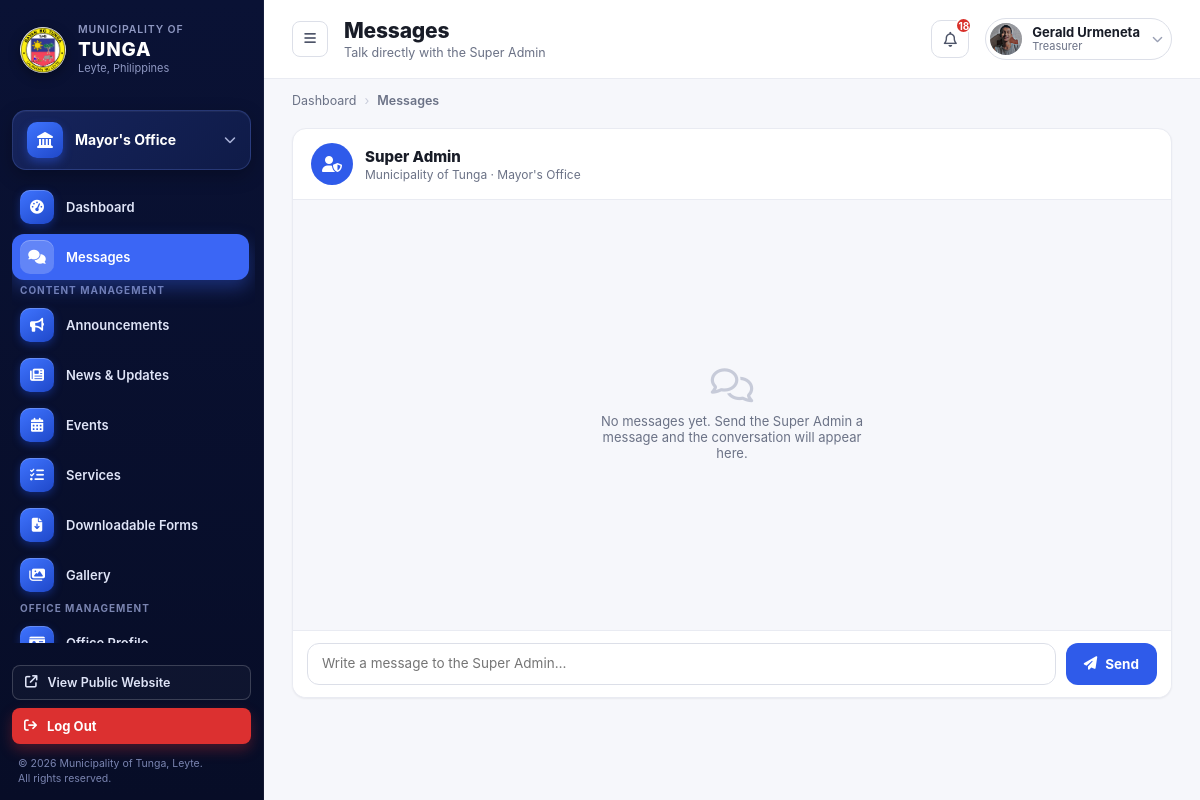
The page /office-dashboard/office-messages (signed in) on the database its author committed.
### admin_dashboard/models.py (models this page shows, shortened)
class SiteContactInfo(models.Model):
    DEFAULT_TAGLINE = "Abtik na serbisyo, masulong na bungto."
    phone = models.CharField(max_length=50, blank=True)
    phone_local = models.CharField(max_length=50, blank=True)
    email = models.EmailField(blank=True)
    email_secondary = models.EmailField(blank=True)
    address = models.CharField(max_length=255, blank=True)
    facebook_name = models.CharField(max_length=150, blank=True)
    facebook_url = models.URLField(blank=True)
    office_hours = models.CharField(max_length=150, blank=True)
    logo = models.ImageField(upload_to="site/", blank=True, null=True)
    hero_banner = models.ImageField(upload_to="site/", blank=True, null=True)
    site_tagline = models.CharField(max_length=120, default=DEFAULT_TAGLINE, blank=True)
    ticker_interval_seconds = models.PositiveIntegerField(default=2)
    news_slider_seconds = models.PositiveIntegerField(default=6)
    DEFAULT_MAP_LAT = 11.2483
    DEFAULT_MAP_LNG = 124.7524
    map_place_name = models.CharField(max_length=120, blank=True, default="Municipal Hall of Tunga")
    map_latitude = models.FloatField(null=True, blank=True)
    map_longitude = models.FloatField(null=True, blank=True)
    DEFAULT_MAINTENANCE_MESSAGE = ("We're currently performing scheduled maintenance on our website. "
                                   "Please check back shortly. For urgent concerns, please contact the Municipal Hall.")
    maintenance_mode = models.BooleanField(default=False)
    maintenance_message = models.TextField(blank=True, default=DEFAULT_MAINTENANCE_MESSAGE)
    maintenance_until = models.DateTimeField(null=True, blank=True)   # turns itself off at this time
    DEFAULT_SEO_TITLE = "Municipality of Tunga, Leyte — Official Website"
    DEFAULT_SEO_DESCRIPTION = "Official website of the LGU of Tunga, Leyte: announcements, news, events, downloadable forms and contact details of all municipal offices."
    seo_title = models.CharField(max_length=70, blank=True, default=DEFAULT_SEO_TITLE)
    seo_description = models.CharField(max_length=300, blank=True, default=DEFAULT_SEO_DESCRIPTION)
    share_image = models.ImageField(upload_to="site/", blank=True, null=True)   # Facebook / Messenger preview picture
    search_console_code = models.CharField(max_length=120, blank=True)       # Google Search Console verification
    allow_indexing = models.BooleanField(default=True)                         # off = hide the site from Google
    social_facebook = models.URLField(blank=True)
    social_twitter = models.URLField(blank=True)
    social_instagram = models.URLField(blank=True)
    social_youtube = models.URLField(blank=True)
    show_facebook_footer = models.BooleanField(default=True)
    show_twitter_footer = models.BooleanField(default=True)
    show_instagram_footer = models.BooleanField(default=True)
    show_youtube_footer = models.BooleanField(default=True)
    last_updated = models.DateTimeField(auto_now=True)
    class Meta:
        verbose_name = "Site Contact Information"
        verbose_name_plural = "Site Contact Information"
    @classmethod
    def get_solo(cls):
        obj, _ = cls.objects.get_or_create(pk=1, defaults={
            'phone': '(053) 456 789',
            'phone_local': 'Local 100',
            'email': 'tunga@gmail.com',
            'email_secondary': 'info@tunga.gov.ph',
            'address': '2nd Floor, Municipal Hall, Tunga, Leyte',
            'facebook_name': 'Municipality of Tunga - Official',
            'office_hours': 'Monday – Friday, 8:00 AM – 5:00 PM',
        })
        return obj

### office_dashboard/models.py (models this page shows, shortened)
class OfficeRepresentative(models.Model):
    user = models.OneToOneField(User, on_delete=models.CASCADE, related_name="office_rep")
    office = models.OneToOneField(Office, on_delete=models.CASCADE, related_name="representative")
    position = models.CharField(max_length=100, blank=True)
    mobile_number = models.CharField(max_length=20, blank=True)
    photo = models.ImageField(upload_to="rep_photos/", blank=True, null=True)   # ADD THIS LINE
    notify_approvals = models.BooleanField(default=True)        # submission approved / returned / rejected
    notify_messages = models.BooleanField(default=True)         # new message from the Super Admin
    notify_weekly_summary = models.BooleanField(default=False)  # weekly views & activity digest
    notify_announcements = models.BooleanField(default=True)    # announcements posted by the LGU Super Admin
    last_weekly_summary_at = models.DateTimeField(null=True, blank=True)
    @property
    def unread_notifications_count(self):
        return self.notifications.filter(is_read=False).count()
    @property
    def recent_notifications(self):
        return self.notifications.order_by('-created_at')[:5]

### offices/models.py (models this page shows, shortened)
class Office(models.Model):
    name = models.CharField(max_length=100)
    slug = models.SlugField(unique=True, max_length=150)
    logo = models.ImageField(upload_to="office_logos/", blank=True, null=True)
    about = models.TextField(blank=True)
    description = models.TextField(blank=True)
    head_name = models.CharField(max_length=255, blank=True)
    position_title = models.CharField(max_length=255, blank=True)
    office_hours = models.CharField(max_length=255, blank=True)
    location = models.CharField(max_length=255, blank=True)
    email = models.EmailField(blank=True)
    telephone = models.CharField(max_length=100, blank=True)
    service_pledge = models.TextField(blank=True)
    mandate = models.TextField(blank=True)
    vision = models.TextField(blank=True)
    mission = models.TextField(blank=True)
    goal = models.TextField(blank=True)
    objective = models.TextField(blank=True)
    facebook_url = models.URLField(
        blank=True,
        help_text="Link to this office's official Facebook page, shown as an icon on its public page.",
    )
    twitter_url = models.URLField(
        blank=True,
        help_text="Link to this office's official X (Twitter) page, shown as an icon on its public page.",
    )
    instagram_url = models.URLField(
        blank=True,
        help_text="Link to this office's official Instagram page, shown as an icon on its public page.",
    )
    youtube_url = models.URLField(
        blank=True,
        help_text="Link to this office's official YouTube channel, shown as an icon on its public page.",
    )
    facebook_name = models.CharField(max_length=100, blank=True)
    twitter_name = models.CharField(max_length=100, blank=True)
    instagram_name = models.CharField(max_length=100, blank=True)
    youtube_name = models.CharField(max_length=100, blank=True)
    hero_image = models.ImageField(
        upload_to="office_hero/",
        blank=True,
        null=True,
        help_text="Banner image shown at the top of this office's public page. Defaults to the standard municipal hall photo when empty.",
    )
    display_order = models.PositiveIntegerField(default=9999)
    is_visible = models.BooleanField(
        default=True,
        help_text="Uncheck to hide this office from the public Offices page."
    )
    SOCIAL_PLATFORMS = [
        ("facebook", "Facebook", "fa-brands fa-facebook"),
        ("twitter", "X (Twitter)", "fa-brands fa-x-twitter"),
        ("instagram", "Instagram", "fa-brands fa-instagram"),
        ("youtube", "YouTube", "fa-brands fa-youtube"),
    ]

### office_dashboard/views.py (the view)
# urls.py: path('office-messages', views.rep_messages, name='messages'),
@office_rep_required
def rep_messages(request, rep):
    rep.chat_messages.filter(
        sender=Message.SENDER_ADMIN, read_at__isnull=True
    ).update(read_at=timezone.now())
    return render(request, "office_dashboard/messages.html", {"rep": rep})

### templates/office_dashboard/messages.html (shortened to what this page needs)
{% extends "representative_dashboard_base.html" %}
{% load static %}
{% block body_page %}messages{% endblock %}
{% block content %}
<link rel="stylesheet" href="{% static 'css/messages.css' %}">
  <div class="main">
    <header class="topbar">
      <div class="topbar-left">
        <button class="menu-btn" onclick="document.getElementById('sidebar').classList.toggle('open')"><i class="fa-solid fa-bars"></i></button>
        <div class="page-heading">
          <h1>Messages</h1>
          <p>Talk directly with the Super Admin</p>
        </div>
      </div>
      <div class="topbar-right">
        <button class="icon-button" id="notifBellBtn" type="button" aria-haspopup="true" aria-expanded="false"><i class="fa-regular fa-bell"></i>{% if rep.unread_notifications_count > 0 %}<span class="dot">{{ rep.unread_notifications_count }}</span>{% endif %}</button>
        <div class="user-chip">
          <img src="{% if rep.photo %}{{ rep.photo.url }}{% else %}{% static 'images/icon/profile_logo.jpeg' %}{% endif %}" alt="">
          <div class="who"><div class="name">{{ rep.user.get_full_name|default:rep.user.username }}</div><div class="role">{{ rep.position|default:"Office Representative" }}</div></div>
          <i class="fa-solid fa-chevron-down chev"></i>
        </div>
      </div>
    </header>
    <nav class="breadcrumbs">
      <span>Dashboard</span><span class="sep">›</span><span class="current">Messages</span>
    </nav>
    <main class="content">
      <div class="chat-layout chat-layout--single">
        <section class="chat-card chat-card--thread" id="chat"
                 data-mine="rep"
                 data-data-url="{% url 'office_dashboard:messages_data' %}"
                 data-send-url="{% url 'office_dashboard:messages_send' %}">
          <div class="chat-head">
            <span class="chat-head__avatar"><i class="fa-solid fa-user-shield"></i></span>
            <div>
              <div class="chat-head__title">Super Admin</div>
              <div class="chat-head__sub">Municipality of Tunga &middot; {{ rep.office.name }}</div>
            </div>
          </div>
          <div class="chat-body" id="chatBody">
            <div class="chat-empty" id="chatEmpty">
              <i class="fa-regular fa-comments"></i>
              No messages yet. Send the Super Admin a message and the conversation will appear here.
            </div>
          </div>
          <form class="chat-form" id="chatForm" autocomplete="off">
            <textarea id="chatInput" rows="1" maxlength="2000" placeholder="Write a message to the Super Admin…" aria-label="Message"></textarea>
            <button type="submit" class="chat-send" id="chatSend"><i class="fa-solid fa-paper-plane"></i> Send</button>
          </form>
        </section>
      </div>
    </main>
  </div>
{% endblock %}

### templates/representative_dashboard_base.html (shortened to what this page needs)
<!DOCTYPE html>
{% load static message_tags %}
<html lang="en">
<head>
<link rel="stylesheet" href="{% static 'css/office_rep_style.css' %}">
<link rel="stylesheet" href="https://cdnjs.cloudflare.com/ajax/libs/font-awesome/6.5.1/css/all.min.css">
</head>
<body data-page="{% block body_page %}dashboard{% endblock %}">
<div class="app-shell">
  <aside class="sidebar sidebar--rep" id="sidebar">
    <div class="sidebar-brand">
      <img src="{% if site_contact.logo %}{{ site_contact.logo.url }}{% else %}{% static 'images/tunga_leyte_logo.png' %}{% endif %}" alt="Municipality of Tunga" class="sidebar-logo">
      <div class="sidebar-brand-text">
        <div class="muni">Municipality of</div>
        <div class="name">TUNGA</div>
        <div class="place">Leyte, Philippines</div>
      </div>
    </div>
    <div class="office-switcher">
      <span class="icon"><i class="fa-solid fa-landmark"></i></span>
      <span class="label">{{ rep.office.name }}</span>
      <i class="fa-solid fa-chevron-down chev"></i>
    </div>
    <div class="sidebar-nav" id="sidebarNav">
    <ul>
      {% url 'office_dashboard:dashboard' as dashboard_url %}
      <li class="nav-item{% if request.path == dashboard_url %} active{% endif %}"><a href="{% url 'office_dashboard:dashboard' %}" style="display:flex;align-items:center;gap:11px;width:100%;color:inherit;"><span class="glyph"><i class="fa-solid fa-gauge-high"></i></span> Dashboard</a></li>
      {% url 'office_dashboard:messages' as messages_url %}
      {% unread_messages request as msg_unread %}
      <li class="nav-item{% if request.path == messages_url %} active{% endif %}">
        <a href="{{ messages_url }}" style="display:flex;align-items:center;gap:11px;width:100%;color:inherit;"><span class="glyph"><i class="fa-solid fa-comments"></i></span> Messages</a>
      </li>
    </ul>
    <ul>
      <li class="nav-section-title">Content Management</li>
      {% url 'office_dashboard:rep_announce' as announce_url %}
      <li class="nav-item{% if request.path == announce_url %} active{% endif %}"><a href="{{ announce_url }}" style="display:flex;align-items:center;gap:11px;width:100%;color:inherit;"><span class="glyph"><i class="fa-solid fa-bullhorn"></i></span> Announcements</a></li>
      {% url 'office_dashboard:news_update' as news_url %}
      <li class="nav-item{% if request.path == news_url %} active{% endif %}"><a href="{{ news_url }}" style="display:flex;align-items:center;gap:11px;width:100%;color:inherit;"><span class="glyph"><i class="fa-solid fa-newspaper"></i></span> News &amp; Updates</a></li>
      {% url 'office_dashboard:event' as event_url %}
      <li class="nav-item{% if request.path == event_url %} active{% endif %}"><a href="{{ event_url }}" style="display:flex;align-items:center;gap:11px;width:100%;color:inherit;"><span class="glyph"><i class="fa-solid fa-calendar-days"></i></span> Events</a></li>
      {% url 'office_dashboard:services' as services_url %}
      <li class="nav-item{% if request.path == services_url %} active{% endif %}"><a href="{{ services_url }}" style="display:flex;align-items:center;gap:11px;width:100%;color:inherit;"><span class="glyph"><i class="fa-solid fa-list-check"></i></span> Services</a></li>
      {% url 'office_dashboard:downloadable_form' as forms_url %}
      <li class="nav-item{% if request.path == forms_url %} active{% endif %}"><a href="{{ forms_url }}" style="display:flex;align-items:center;gap:11px;width:100%;color:inherit;"><span class="glyph"><i class="fa-solid fa-file-arrow-down"></i></span> Downloadable Forms</a></li>
      {% url 'office_dashboard:gallery' as gallery_url %}
      <li class="nav-item{% if request.path == gallery_url %} active{% endif %}"><a href="{{ gallery_url }}" style="display:flex;align-items:center;gap:11px;width:100%;color:inherit;"><span class="glyph"><i class="fa-solid fa-images"></i></span> Gallery</a></li>
    </ul>
    <ul>
      <li class="nav-section-title">Office Management</li>
      {% url 'office_dashboard:profile' as profile_url %}
      <li class="nav-item{% if request.path == profile_url %} active{% endif %}"><a href="{{ profile_url }}" style="display:flex;align-items:center;gap:11px;width:100%;color:inherit;"><span class="glyph"><i class="fa-solid fa-id-card"></i></span> Office Profile</a></li>
      {% url 'office_dashboard:location' as location_url %}
      {% url 'office_dashboard:page_settings' as page_settings_url %}
      {% url 'office_dashboard:org_chart' as org_chart_url %}
    </ul>
      {% url 'office_dashboard:account' as account_url %}
      {% url 'office_dashboard:change_pass' as changepass_url %}
      {% url 'office_dashboard:notification' as notif_url %}
      {% url 'office_dashboard:log' as log_url %}
    </div>
    <div class="sidebar-footer">
      <a href="{% url 'home' %}" class="sidebar-view-site" style="color:inherit;" target="_blank"><i class="fa-solid fa-arrow-up-right-from-square"></i> View Public Website</a>
      <a class="sidebar-logout"><i class="fa-solid fa-arrow-right-from-bracket"></i> Log Out</a>
    </div>
    <div class="sidebar-copy">© 2026 Municipality of Tunga, Leyte.<br>All rights reserved.</div>
  </aside>
    {% block content %}
    {% endblock %}
</body>
</html>

### rows shown on the page
SiteContactInfo: logo (picture)
OfficeRepresentative: office.name "Mayor's Office", unread_notifications_count "18", photo (picture), user.get_full_name "Gerald Urmeneta", position "Treasurer"
